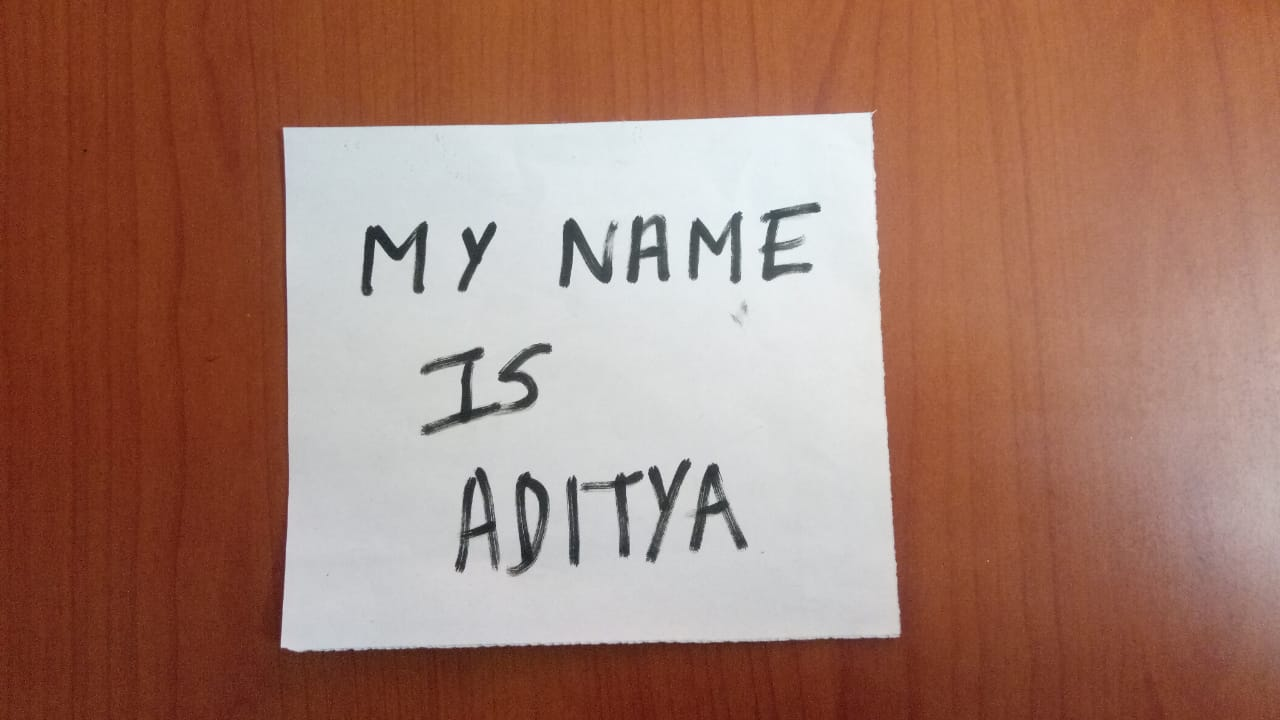
//> input picture opencv_scanner/Resources/111.jpg, 1280 x 720 px, given in place of original.jpg, which was not available
$ ./scanner   (built with g++ and OpenCV 4)
//> lines starting //> are read from the running program, lines starting //| are printed output that depends on the picture; after the words box and inside, x2 and y2 are one past the last pixel; in counts of white or black regions, pixels touching at a corner belong together; pictures that were not available may be replaced by others from this repository, and a replacement may not be noted
#include<opencv2/imgcodecs.hpp>
#include<opencv2/highgui.hpp>
#include<opencv2/imgproc.hpp>
#include <iostream>
using namespace std;
using namespace cv;

Mat imgOriginal, imgGray, imgCanny, imgBlur, imgDilate;
vector<Point> initialPoints, finalPoints;
float w, h;

Mat preProcessing(Mat img)
{
	cvtColor(img, imgGray, COLOR_BGR2GRAY);

	GaussianBlur(imgGray, imgBlur, Size(3, 3), 1, 0);
	Canny(imgBlur, imgCanny, 100, 150);

	Mat kernel = getStructuringElement(MORPH_RECT, Size(3, 3));

	dilate(imgCanny, imgDilate, kernel);
	return (imgDilate);
}


vector<Point> getContours(Mat imgMask)
{

	vector<vector<Point>> contours;
	vector<Vec4i> hierarchy;

	findContours(imgMask, contours, hierarchy, RETR_EXTERNAL, CHAIN_APPROX_SIMPLE);
	vector<vector<Point>> contourPoly(contours.size());
	vector<Rect> boundRect(contours.size());
	vector<Point> biggest;
	int maxArea = -10;

	for (int i = 0; i < contours.size(); i++)
	{
		int area = contourArea(contours[i]);
		//cout << area << endl;

		if (area >= 1000)
		{
			//cout << "ENTERED LOOP 1";
			float peri = arcLength(contours[i], true);
			approxPolyDP(contours[i], contourPoly[i], 0.02 * peri, true);

			if (area > maxArea  && contourPoly[i].size() == 4)
			{
				//cout << "ENTERED LOOP 2";
				//drawContours(imgOriginal, contourPoly, i, Scalar(255, 0, 255), 3);
				maxArea = area;
				biggest = { contourPoly[i][0], contourPoly[i][1], contourPoly[i][2], contourPoly[i][3] };
			}


			//cout << contourPoly[i] << endl;
		}
	}
	return(biggest);
}


void drawPoints(vector<Point> points, Scalar color)
{
	for (int i = 0; i < points.size(); i++)
	{
		circle(imgOriginal, points[i], 5, color, FILLED);
		putText(imgOriginal, to_string(i), points[i], FONT_HERSHEY_PLAIN, 3, color, 5);
	}
}

vector<Point> reOrder(vector<Point> points)
{
	vector<Point> newPoints;
	vector<int> sumPoints, subPoints;

	for (int i = 0; i < 4; i++)
	{
		sumPoints.push_back(points[i].x + points[i].y);
		subPoints.push_back(points[i].x - points[i].y);
	}

	newPoints.push_back(points[min_element(sumPoints.begin(), sumPoints.end()) - sumPoints.begin()]); // 0
	newPoints.push_back(points[max_element(subPoints.begin(), subPoints.end()) - subPoints.begin()]); //1
	newPoints.push_back(points[min_element(subPoints.begin(), subPoints.end()) - subPoints.begin()]); //2
	newPoints.push_back(points[max_element(sumPoints.begin(), sumPoints.end()) - sumPoints.begin()]); //3

	return newPoints;
}


Mat getWarp(Mat img, vector<Point> points, float w, float h)
{
	Point2f src[4] = { points[0], points[1], points[2], points[3] };
	Point2f dest[4] = { {0.0f,0.0f},{w,0.0f},{0.0f,h},{w,h} };
	Mat inter = getPerspectiveTransform(src, dest);
	Mat imgWarp;
	warpPerspective(img, imgWarp, inter, Size(w, h));
	return(imgWarp);
}

int main()
{
	//VideoCapture cap(0);
	Mat imgCrop, imgWarp, imgThreshold;

	string path = "./root/original.jpg";
	imgOriginal = imread(path);
//> imgOriginal is the input picture: 720 rows x 1280 cols, CV_8UC3; mean B, G, R 108.3, 122.9, 162.5
        w = imgOriginal.cols;
//> w = 1280
        h = imgOriginal.rows;
//> h = 720

	//setting cropFactor, for clarity
	int cropFactor = 10;
	Rect roi(cropFactor, cropFactor, w - (2 * cropFactor), h - (2 * cropFactor));
//> roi = Rect(10, 10, 1260, 700)

	// [8 lines of commented-out code are left out]
	imgThreshold = preProcessing(imgOriginal);
//> in preProcessing, `cvtColor(img, imgGray, COLOR_BGR2GRAY);`:
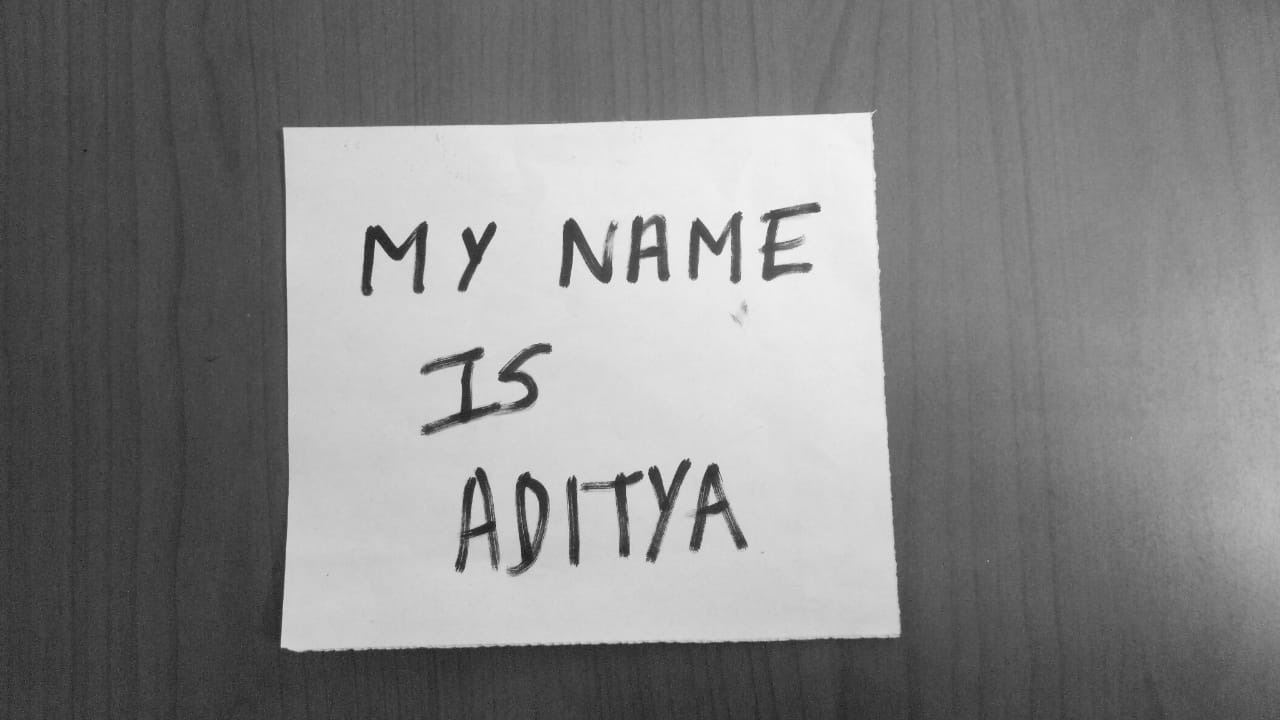
//> imgGray: 720 rows x 1280 cols, CV_8UC1; min 22, max 252, mean 133.1
//> in preProcessing, `Canny(imgBlur, imgCanny, 100, 150);`:
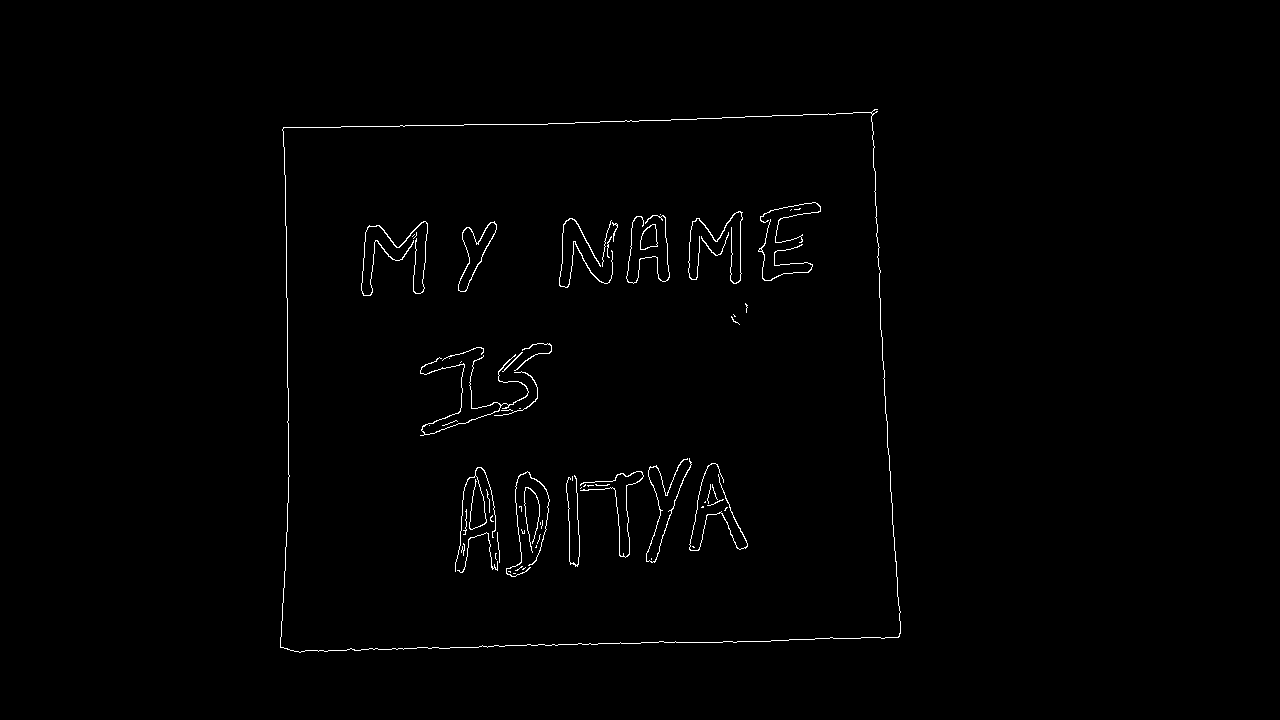
//> imgCanny: 720 rows x 1280 cols, CV_8UC1; 0.85% white in thin lines or dots, all inside (x1, y1, x2, y2) = (280, 109, 901, 653)
//> in preProcessing, `dilate(imgCanny, imgDilate, kernel);`: imgDilate: 720 rows x 1280 cols, CV_8UC1; 2.7% white; 16 white regions (1 under 20 px)


	//Getting contours - Biggest (A4 paper)
	initialPoints = getContours(imgThreshold);
//> in getContours, `findContours(imgMask, contours, hierarchy, RETR_EXTERNAL, CHAIN_APPROX..`: contours = 1 contour; box (x1, y1, x2, y2) and area: (279, 108, 902, 654) 315596
//> in getContours, `vector<vector<Point>> contourPoly(contours.size());`: contourPoly = 1 empty contours
//> in getContours, `vector<Rect> boundRect(contours.size());`: boundRect = 1 Rect (x, y, width, height): [0, 0, 0, 0]
//> the loop in getContours, `for (int i = 0; i < contours.size(); i++)` made 1 pass
//> (area, peri, maxArea) on pass 1: (315596, 2329.9, 315596)
//> after the loop in getContours, `for (int i = 0; i < contours.size(); i++)`: maxArea = 315596
//> initialPoints = 4 Points (x, y): [878, 108], [282, 126], [279, 648], [899, 638]
	/*imshow("Image", imgOriginal);
	imshow("ImageThreshold", imgThreshold);*/

	//reordering
	finalPoints = reOrder(initialPoints);
//> in reOrder, `newPoints.push_back(points[min_element(sumPoints.begin(), sumPoints.en..`: newPoints = 1 Point (x, y): [282, 126]
//> in reOrder, `newPoints.push_back(points[max_element(subPoints.begin(), subPoints.en..`: newPoints = 2 Points (x, y): [282, 126], [878, 108]
//> in reOrder, `newPoints.push_back(points[min_element(subPoints.begin(), subPoints.en..`: newPoints = 3 Points (x, y): [282, 126], [878, 108], [279, 648]
//> in reOrder, `newPoints.push_back(points[max_element(sumPoints.begin(), sumPoints.en..`: newPoints = 4 Points (x, y): [282, 126], [878, 108], [279, 648], [899, 638]
//> finalPoints has the same summary as newPoints in reOrder

	drawPoints(finalPoints, Scalar(10, 155,155));
//> the loop in drawPoints, `for (int i = 0; i < points.size(); i++)` made 4 passes
//> after the loop in drawPoints, `for (int i = 0; i < points.size(); i++)`:
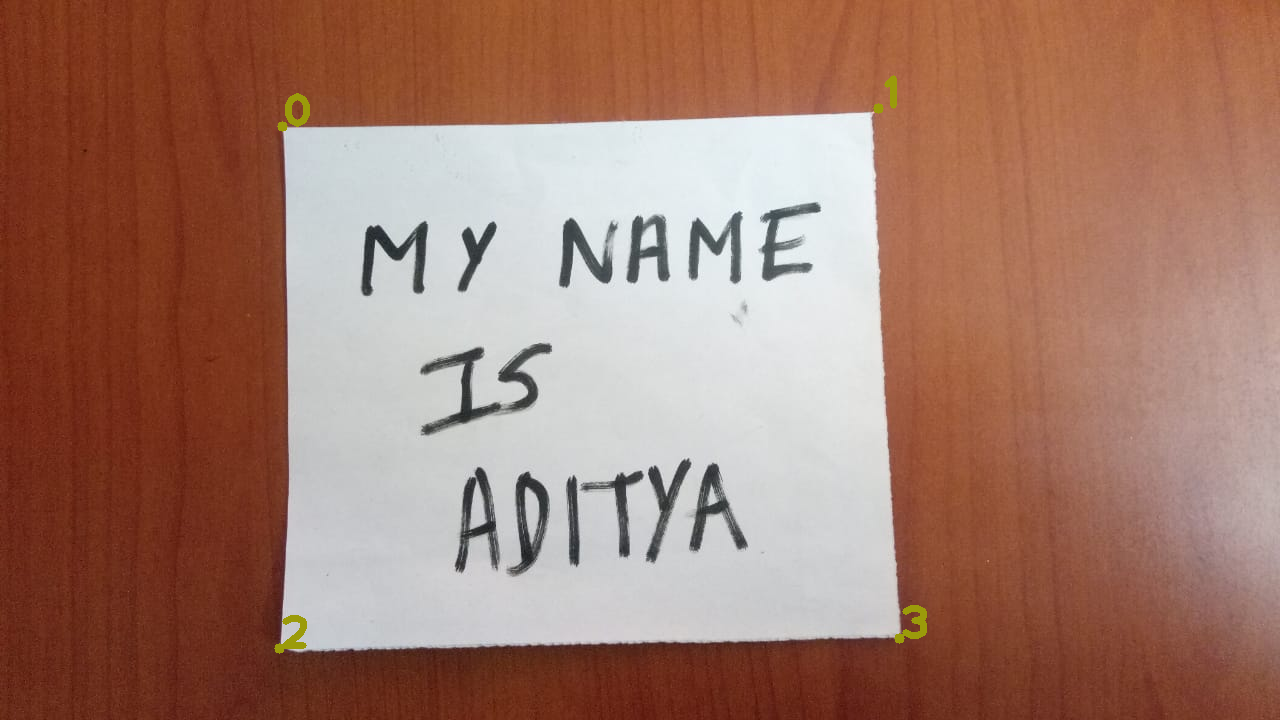
//> imgOriginal: 720 rows x 1280 cols, CV_8UC3; mean B, G, R 108.2, 123.1, 162.5

	//warping image
	imgWarp = getWarp(imgOriginal, finalPoints, w, h);
//> in getWarp, `Point2f src[4] = { points[0], points[1], points[2], points[3] };`: src has the same summary as newPoints in reOrder
//> in getWarp, `Mat inter = getPerspectiveTransform(src, dest);`: inter = [[2.22, 0.0128, -628.3], [0.0441, 1.46, -196.4], [2.98e-05, 7.76e-05, 1]]

	//cropping
	imgCrop = imgWarp(roi);
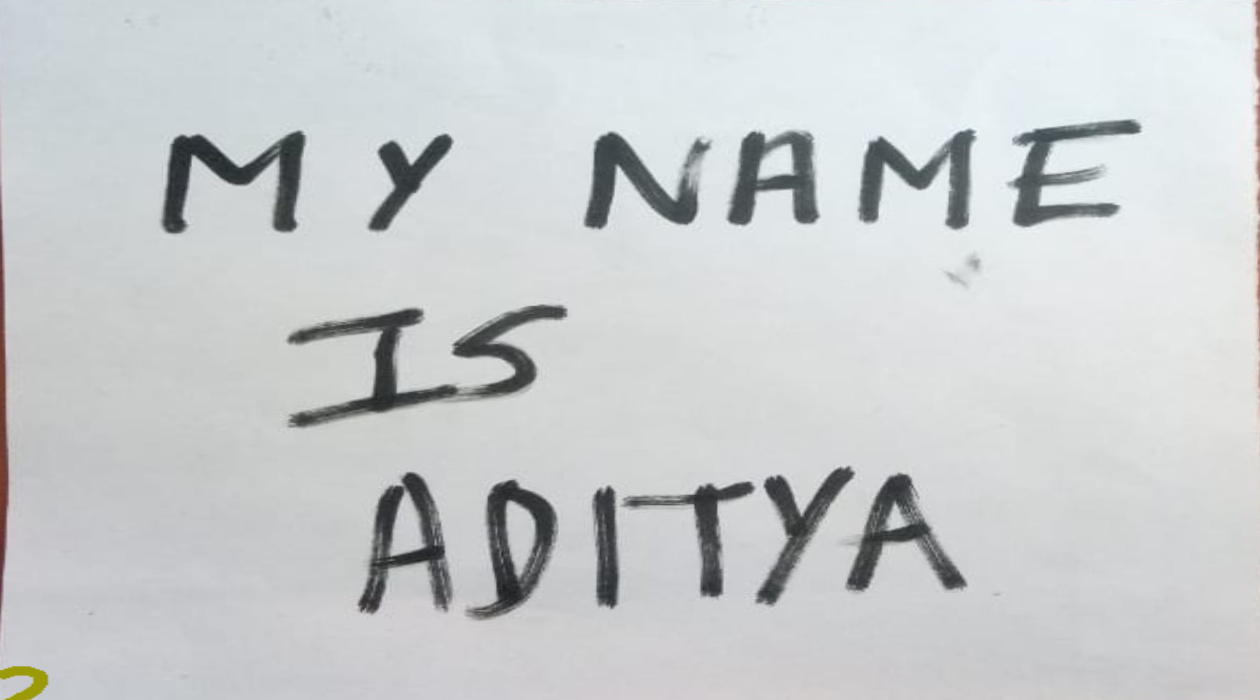
//> imgCrop: 700 rows x 1260 cols, CV_8UC3; mean B, G, R 206.5, 205.2, 202.1

	// [4 lines of commented-out code are left out]
        imwrite("./root/scanned_pic.jpg",imgCrop);

	//	waitKey(1);
	//}


	waitKey(0);
        return 0;


}
